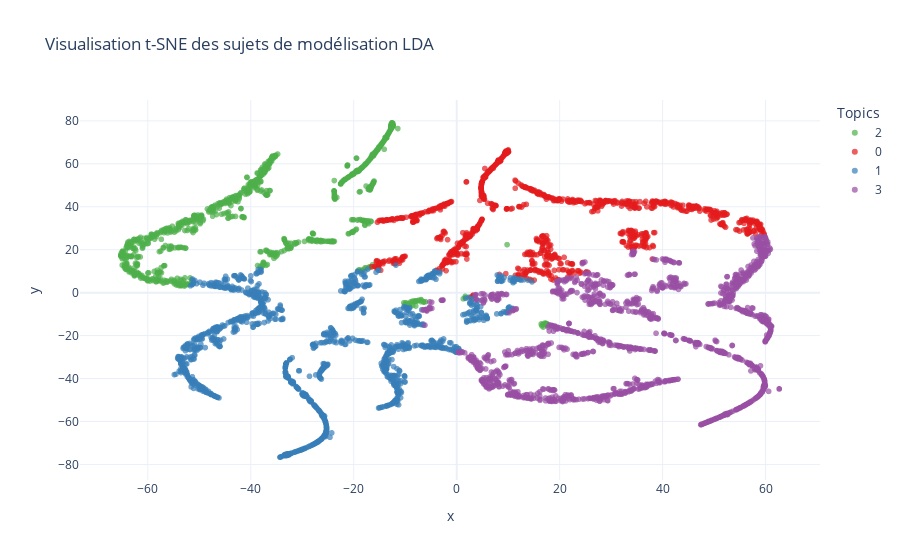

Notebook code for this chart:
### Code cell
dominant_topics = plot_tsne(topic_vectors)

### Figure 1 — Plotly figure (JSON) as saved in the notebook; plotly's stock layout.template omitted (floating-point values rounded to 4 significant figures; data arrays with more than 128 entries replaced by an {"elided": "..."} marker saying what was removed)
{"data": [{"hovertemplate": "<b>%{hovertext}</b><br><br>Sujet Dominant=2<br>x=%{x}<br>y=%{y}<extra></extra>", "hovertext": {"elided": "960 float values"}, "legendgroup": "2", "marker": {"color": "rgb(77,175,74)", "opacity": 0.7, "size": 6, "symbol": "circle"}, "mode": "markers", "name": "2", "showlegend": true, "type": "scattergl", "x": {"elided": "960 float values"}, "xaxis": "x", "y": {"elided": "960 float values"}, "yaxis": "y"}, {"hovertemplate": "<b>%{hovertext}</b><br><br>Sujet Dominant=0<br>x=%{x}<br>y=%{y}<extra></extra>", "hovertext": {"elided": "1056 float values"}, "legendgroup": "0", "marker": {"color": "rgb(228,26,28)", "opacity": 0.7, "size": 6, "symbol": "circle"}, "mode": "markers", "name": "0", "showlegend": true, "type": "scattergl", "x": {"elided": "1056 float values"}, "xaxis": "x", "y": {"elided": "1056 float values"}, "yaxis": "y"}, {"hovertemplate": "<b>%{hovertext}</b><br><br>Sujet Dominant=1<br>x=%{x}<br>y=%{y}<extra></extra>", "hovertext": {"elided": "1422 float values"}, "legendgroup": "1", "marker": {"color": "rgb(55,126,184)", "opacity": 0.7, "size": 6, "symbol": "circle"}, "mode": "markers", "name": "1", "showlegend": true, "type": "scattergl", "x": {"elided": "1422 float values"}, "xaxis": "x", "y": {"elided": "1422 float values"}, "yaxis": "y"}, {"hovertemplate": "<b>%{hovertext}</b><br><br>Sujet Dominant=3<br>x=%{x}<br>y=%{y}<extra></extra>", "hovertext": {"elided": "1562 float values"}, "legendgroup": "3", "marker": {"color": "rgb(152,78,163)", "opacity": 0.7, "size": 6, "symbol": "circle"}, "mode": "markers", "name": "3", "showlegend": true, "type": "scattergl", "x": {"elided": "1562 float values"}, "xaxis": "x", "y": {"elided": "1562 float values"}, "yaxis": "y"}], "layout": {"legend": {"title": {"text": "Topics"}, "tracegroupgap": 0}, "title": {"text": "Visualisation t-SNE des sujets de modélisation LDA"}, "xaxis": {"anchor": "y", "domain": [0, 1], "title": {"text": "x"}}, "yaxis": {"anchor": "x", "domain": [0, 1], "title": {"text": "y"}}}}
